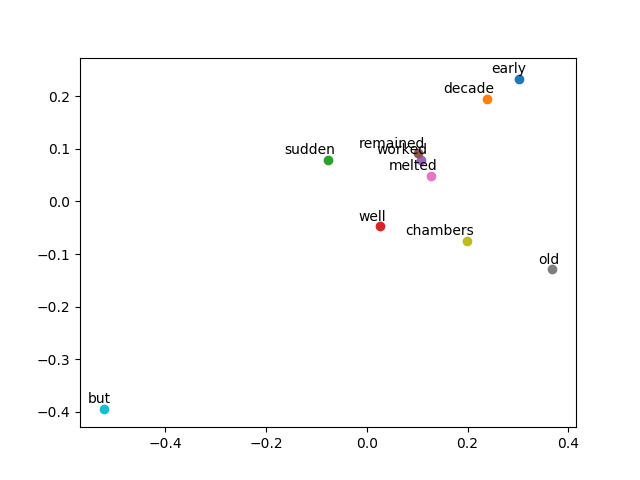

The script that saved this image:
from nltk.tokenize import word_tokenize
from torch.autograd import Variable
import matplotlib
matplotlib.use('Agg')
import matplotlib.pyplot as plt
import numpy as np
import torch
import torch.optim as optim

# Set parameters
context_size = 3
embed_size = 2
xmax = 2
alpha = 0.75
batch_size = 20
l_rate = 0.001
num_epochs = 10

# Open and read in text
text_file = open('short_story.txt', 'r')
text = text_file.read().lower()
text_file.close()

# Create vocabulary and word lists
word_list = word_tokenize(text)
vocab = np.unique(word_list)
w_list_size = len(word_list)
vocab_size = len(vocab)

# Create word to index mapping
w_to_i = {word: ind for ind, word in enumerate(vocab)}

# Construct co-occurence matrix
comat = np.zeros((vocab_size, vocab_size))
for i in range(w_list_size):
	for j in range(1, context_size+1):
		ind = w_to_i[word_list[i]]
		if i-j > 0:
			lind = w_to_i[word_list[i-j]]
			comat[ind, lind] += 1.0/j
		if i+j < w_list_size:
			rind = w_to_i[word_list[i+j]]
			comat[ind, rind] += 1.0/j

# Non-zero co-occurrences
coocs = np.transpose(np.nonzero(comat))

# Weight function
def wf(x):
	if x < xmax:
		return (x/xmax)**alpha
	return 1

# Set up word vectors and biases
l_embed, r_embed = [
	[Variable(torch.from_numpy(np.random.normal(0, 0.01, (embed_size, 1))),
		requires_grad = True) for j in range(vocab_size)] for i in range(2)]
l_biases, r_biases = [
	[Variable(torch.from_numpy(np.random.normal(0, 0.01, 1)), 
		requires_grad = True) for j in range(vocab_size)] for i in range(2)]

# Set up optimizer
optimizer = optim.Adam(l_embed + r_embed + l_biases + r_biases, lr = l_rate)

# Batch sampling function
def gen_batch():	
	sample = np.random.choice(np.arange(len(coocs)), size=batch_size, replace=False)
	l_vecs, r_vecs, covals, l_v_bias, r_v_bias = [], [], [], [], []
	for chosen in sample:
		ind = tuple(coocs[chosen])
		l_vecs.append(l_embed[ind[0]])
		r_vecs.append(r_embed[ind[1]])
		covals.append(comat[ind])
		l_v_bias.append(l_biases[ind[0]])
		r_v_bias.append(r_biases[ind[1]])
	return l_vecs, r_vecs, covals, l_v_bias, r_v_bias

# Train model
for epoch in range(num_epochs):
	num_batches = int(w_list_size/batch_size)
	avg_loss = 0.0
	for batch in range(num_batches):
		optimizer.zero_grad()
		l_vecs, r_vecs, covals, l_v_bias, r_v_bias = gen_batch()
		# For pytorch v2 use, .view(-1) in torch.dot here. Otherwise, no need to use .view(-1).
		loss = sum([torch.mul((torch.dot(l_vecs[i].view(-1), r_vecs[i].view(-1)) +
				l_v_bias[i] + r_v_bias[i] - np.log(covals[i]))**2,
				wf(covals[i])) for i in range(batch_size)])
		avg_loss += loss.data[0]/num_batches
		loss.backward()
		optimizer.step()
	print("Average loss for epoch "+str(epoch+1)+": ", avg_loss)

# Visualize embeddings
if embed_size == 2:
	# Pick some random words
	word_inds = np.random.choice(np.arange(len(vocab)), size=10, replace=False)
	for word_ind in word_inds:
		# Create embedding by summing left and right embeddings
		w_embed = (l_embed[word_ind].data + r_embed[word_ind].data).numpy()
		x, y = w_embed[0][0], w_embed[1][0]
		plt.scatter(x, y)
		plt.annotate(vocab[word_ind], xy=(x, y), xytext=(5, 2),
			textcoords='offset points', ha='right', va='bottom')
	plt.savefig("glove.png")
